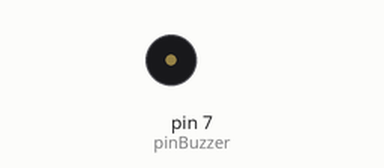
A sketch run on a simulated Arduino Uno, built with avr-gcc and run on an emulated ATmega328P. Parts: buzzer (waves = sounding, pin HIGH).

Above: at 1.1 s.
At 3.3 s:
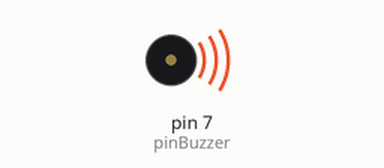
Timing chart, 0 to 3.7 s (numbered marks = the images above):
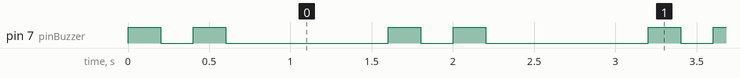

Measured:
- by itself, pin 7 (pinBuzzer): repeats every 1.6 s: LOW 0.20 s, HIGH 0.20 s, LOW 1.0 s, HIGH 0.20 s
- by itself, everything shown: repeats every 1.6 s, in 4 steps

The sketch:

CEK_BUZZER.ino
```cpp
const int pinBuzzer = 7;

void setup() {
  pinMode(pinBuzzer, OUTPUT);
}

void loop() {
  digitalWrite(pinBuzzer, HIGH);    //buzzer bunyi dengan delay
  delay(200);                       //delay 200 milisecond
  digitalWrite(pinBuzzer, LOW);     //buzzer mati dengan delay
  delay(200);                       //delay 200 milisecond
  digitalWrite(pinBuzzer, HIGH);    //buzzer bunyi dengan delay
  delay(200);                       //delay 200 milisecond
  digitalWrite(pinBuzzer, LOW);     //buzzer mati dengan delay
  delay(1000);                      //delay 1000 milisecond
}
```
